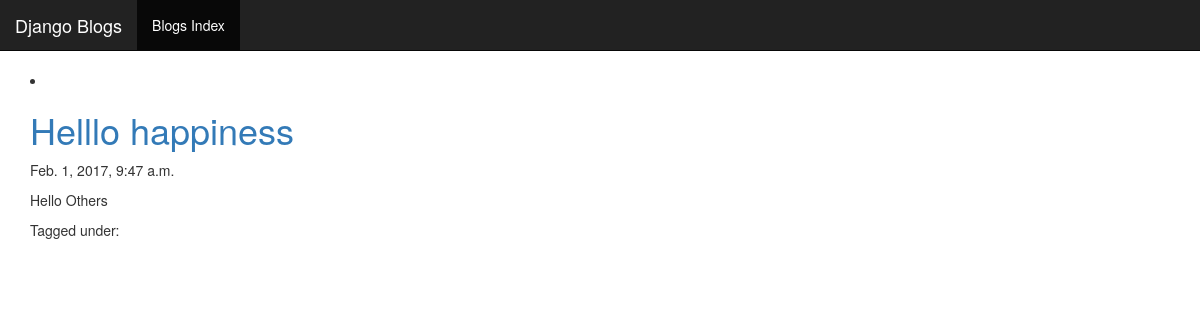
/helllo-others, run on an earlier commit of the app's database.
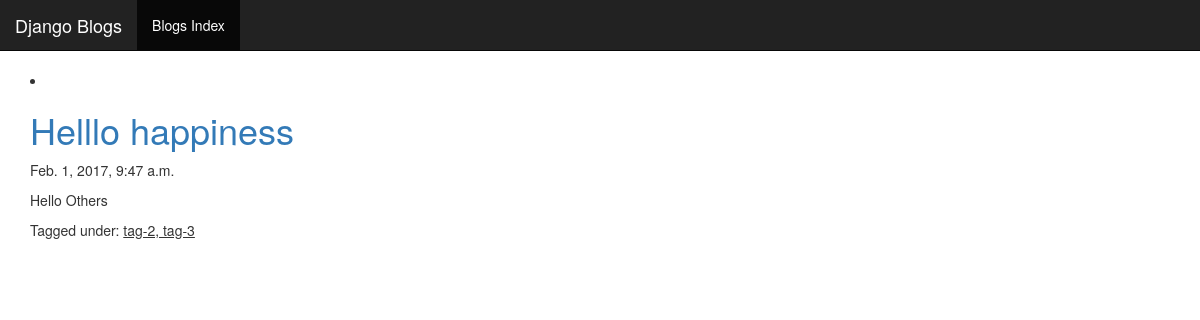
And on a later commit of the database.
### blog/models.py (models this page shows, shortened)
class Entry(models.Model):
    title = models.CharField(max_length=255)
    body = models.TextField()
    slug = models.SlugField(max_length=255, unique=True)
    published = models.BooleanField(default=True)
    created_at = models.DateTimeField(auto_now_add=True)
    modified_at = models.DateTimeField(auto_now=True)
    tags = models.ManyToManyField(Tag)
    objects = EntryQuerySet.as_manager()
    class Meta:
        verbose_name = "Blog Entry"
        verbose_name_plural = "Blog Entries"
        ordering = ["-created_at"]

class Tag(models.Model):
    slug = models.SlugField(max_length=255, unique=True)
    def __str__(self):
        return self.slug

### blog/views.py (the view)
# urls.py: url(r'^(?P<slug>\S+)$', views.BlogDetail.as_view(), name="blog_detail"),
class BlogDetail(generic.DetailView):
    model = models.Entry
    template_name = 'post.html'
    context_object_name = 'blog'

### blog/templates/post.html
{% extends 'layout.html' %}
{% block content %}
    <li>
        <h1>
            <a href="#"> {{ object.title }} </a>
        </h1>
        <p>
            {{ object.created_at }}
        </p>
        <p>
            {{ object.body }}
        </p>
        <p>
            Tagged under: <u>{{ object.tags.all|join:", " }}</u>
        </p>
    </li>
{% endblock %}

### blog/templates/layout.html (shortened to what this page needs)
<!DOCTYPE html>
<html>
    <head>
        {% load staticfiles %}
        <link rel="stylesheet" href="{% static 'css/bootstrap.css' %}">
        <link rel="stylesheet" href="{% static 'css/style.css' %}">
    </head>
    <body>
        <nav class="navbar navbar-inverse navbar-fixed-top">
            <div class="container-fluid">
                <div class="navbar-header">
                    <a class="navbar-brand" href="{% url 'blog:index' %}">Django Blogs</a>
                </div>
                <div class="collapse navbar-collapse" id="bs-example-navbar-collapse-1">
                    <ul class="nav navbar-nav">
                        <li class="active"><a href="{% url 'blog:index' %}">Blogs Index <span class="sr-only">(current)</span></a></li>
                    </ul>
                </div>
            </div>
        </nav>
        <div class="container">
            <div class="row">
                <div class="col-sm-12">
                    {% block content %}{% endblock %}
                </div>
            </div>
        </div>
    </body>
</html>

### blog/static/css/style.css (style rules this page uses)
body { margin-top: 70px; }

What changed in the data, as far as the page shows it:
changed Entry "Helllo happiness": tags.all (not shown) → "tag-2, tag-3"
